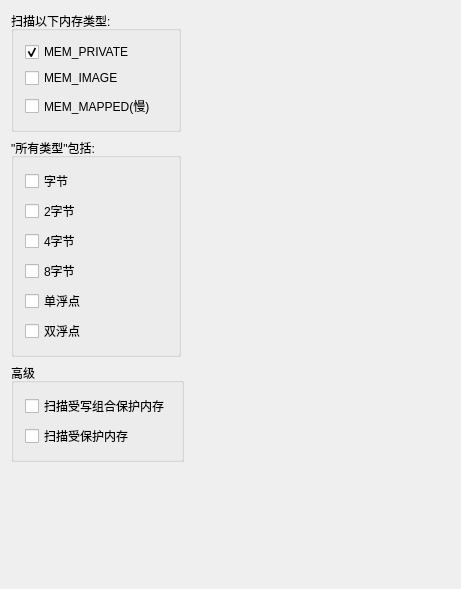
<?xml version="1.0" encoding="UTF-8"?>
<ui version="4.0">
 <class>ConfigurationScanWidget</class>
 <widget class="QWidget" name="ConfigurationScanWidget">
  <property name="geometry">
   <rect>
    <x>0</x>
    <y>0</y>
    <width>461</width>
    <height>589</height>
   </rect>
  </property>
  <property name="windowTitle">
   <string>ConfigurationScanWidget</string>
  </property>
  <layout class="QVBoxLayout" name="verticalLayout_4">
   <item>
    <layout class="QHBoxLayout" name="horizontalLayout_3">
     <item>
      <widget class="QGroupBox" name="groupBox">
       <property name="minimumSize">
        <size>
         <width>170</width>
         <height>0</height>
        </size>
       </property>
       <property name="title">
        <string>扫描以下内存类型:</string>
       </property>
       <property name="flat">
        <bool>false</bool>
       </property>
       <layout class="QVBoxLayout" name="verticalLayout">
        <item>
         <widget class="QCheckBox" name="EnableMemPrivate">
          <property name="toolTip">
           <string>私有内存</string>
          </property>
          <property name="text">
           <string>MEM_PRIVATE</string>
          </property>
          <property name="checked">
           <bool>true</bool>
          </property>
          <property name="tristate">
           <bool>false</bool>
          </property>
         </widget>
        </item>
        <item>
         <widget class="QCheckBox" name="EnableMemImage">
          <property name="toolTip">
           <string>映射与可执行的镜像文件片段(加载到内存的EXE或者DLL等可执行文件)</string>
          </property>
          <property name="statusTip">
           <string>映射与可执行的镜像文件片段(加载到内存的EXE或者DLL等可执行文件)</string>
          </property>
          <property name="text">
           <string>MEM_IMAGE</string>
          </property>
         </widget>
        </item>
        <item>
         <widget class="QCheckBox" name="EnableMemMapped">
          <property name="toolTip">
           <string>映射与不可执行的镜像文件片段(例如:页文件,模拟器内存)</string>
          </property>
          <property name="text">
           <string>MEM_MAPPED(慢)</string>
          </property>
         </widget>
        </item>
       </layout>
      </widget>
     </item>
     <item>
      <spacer name="horizontalSpacer_2">
       <property name="orientation">
        <enum>Qt::Horizontal</enum>
       </property>
       <property name="sizeHint" stdset="0">
        <size>
         <width>40</width>
         <height>20</height>
        </size>
       </property>
      </spacer>
     </item>
    </layout>
   </item>
   <item>
    <layout class="QHBoxLayout" name="horizontalLayout_2">
     <item>
      <widget class="QGroupBox" name="groupBox_2">
       <property name="minimumSize">
        <size>
         <width>170</width>
         <height>0</height>
        </size>
       </property>
       <property name="title">
        <string>&quot;所有类型&quot;包括:</string>
       </property>
       <layout class="QVBoxLayout" name="verticalLayout_3">
        <item>
         <widget class="QCheckBox" name="IncludeByte">
          <property name="text">
           <string>字节</string>
          </property>
         </widget>
        </item>
        <item>
         <widget class="QCheckBox" name="Include2Byte">
          <property name="text">
           <string>2字节</string>
          </property>
         </widget>
        </item>
        <item>
         <widget class="QCheckBox" name="Include4Byte">
          <property name="text">
           <string>4字节</string>
          </property>
         </widget>
        </item>
        <item>
         <widget class="QCheckBox" name="Include8Byte">
          <property name="text">
           <string>8字节</string>
          </property>
         </widget>
        </item>
        <item>
         <widget class="QCheckBox" name="IncludeFloat">
          <property name="text">
           <string>单浮点</string>
          </property>
         </widget>
        </item>
        <item>
         <widget class="QCheckBox" name="IncludeDouble">
          <property name="text">
           <string>双浮点</string>
          </property>
         </widget>
        </item>
       </layout>
      </widget>
     </item>
     <item>
      <spacer name="horizontalSpacer">
       <property name="orientation">
        <enum>Qt::Horizontal</enum>
       </property>
       <property name="sizeHint" stdset="0">
        <size>
         <width>40</width>
         <height>20</height>
        </size>
       </property>
      </spacer>
     </item>
    </layout>
   </item>
   <item>
    <layout class="QHBoxLayout" name="horizontalLayout">
     <item>
      <widget class="QGroupBox" name="groupBox_3">
       <property name="minimumSize">
        <size>
         <width>170</width>
         <height>0</height>
        </size>
       </property>
       <property name="title">
        <string>高级</string>
       </property>
       <layout class="QVBoxLayout" name="verticalLayout_2">
        <item>
         <widget class="QCheckBox" name="EnablePageWriteCombine">
          <property name="toolTip">
           <string>PAGE_WRITECOMBINE</string>
          </property>
          <property name="statusTip">
           <string>PAGE_WRITECOMBINE</string>
          </property>
          <property name="text">
           <string>扫描受写组合保护内存</string>
          </property>
         </widget>
        </item>
        <item>
         <widget class="QCheckBox" name="EnablePageGuard">
          <property name="toolTip">
           <string>PAGE_GUARD</string>
          </property>
          <property name="statusTip">
           <string>PAGE_GUARD</string>
          </property>
          <property name="text">
           <string>扫描受保护内存</string>
          </property>
         </widget>
        </item>
       </layout>
      </widget>
     </item>
     <item>
      <spacer name="horizontalSpacer_3">
       <property name="orientation">
        <enum>Qt::Horizontal</enum>
       </property>
       <property name="sizeHint" stdset="0">
        <size>
         <width>40</width>
         <height>20</height>
        </size>
       </property>
      </spacer>
     </item>
    </layout>
   </item>
   <item>
    <spacer name="verticalSpacer">
     <property name="orientation">
      <enum>Qt::Vertical</enum>
     </property>
     <property name="sizeHint" stdset="0">
      <size>
       <width>20</width>
       <height>224</height>
      </size>
     </property>
    </spacer>
   </item>
  </layout>
 </widget>
 <layoutdefault spacing="6" margin="11"/>
 <resources/>
 <connections/>
</ui>
